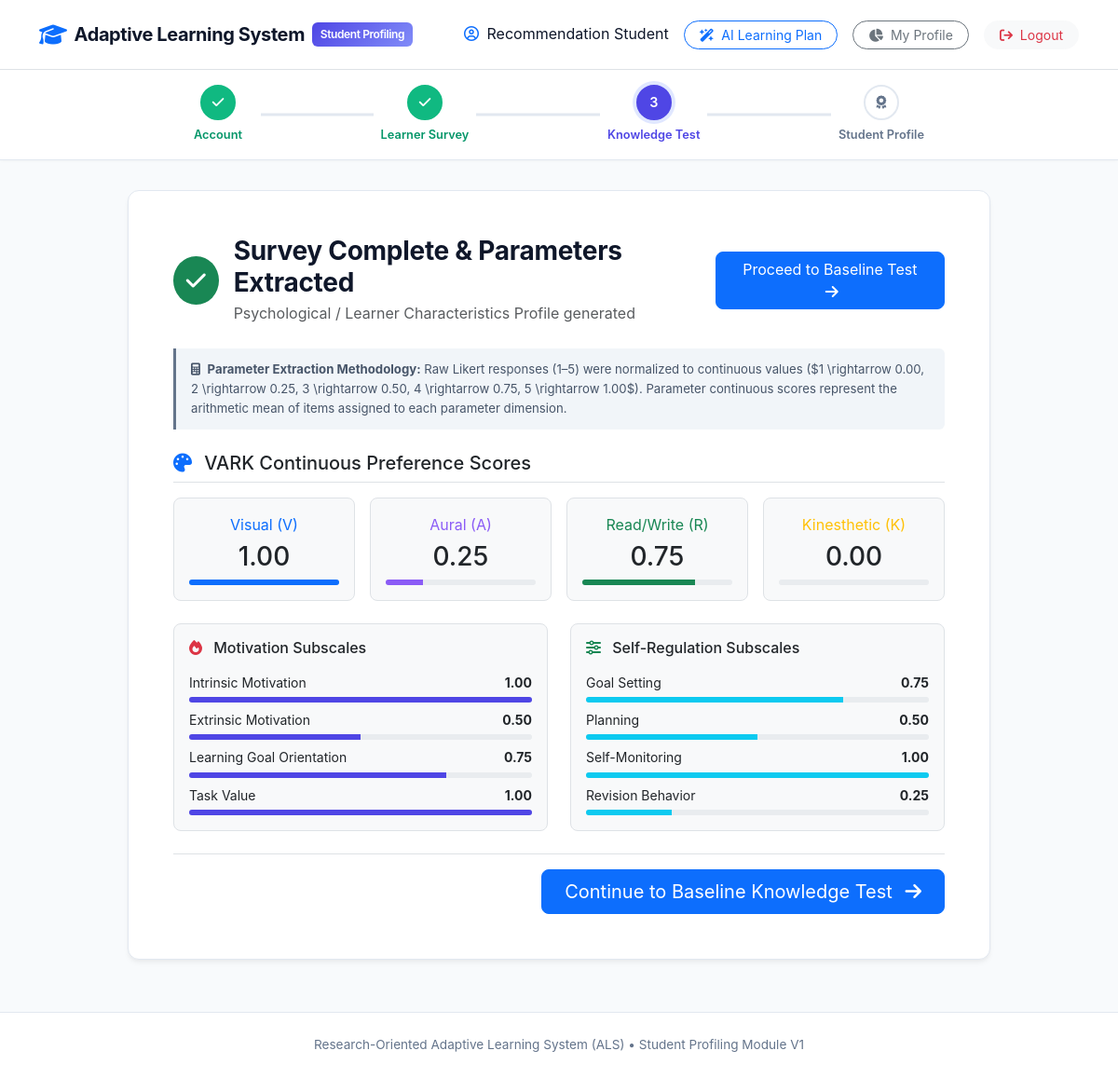
/survey/results (signed in), run on the app's committed database.
### tables this page shows
CREATE TABLE student_psychological_profile (
        student_id TEXT PRIMARY KEY,
        vark_visual REAL NOT NULL DEFAULT 0.0,
        vark_aural REAL NOT NULL DEFAULT 0.0,
        vark_read_write REAL NOT NULL DEFAULT 0.0,
        vark_kinesthetic REAL NOT NULL DEFAULT 0.0,
        intrinsic_motivation REAL NOT NULL DEFAULT 0.0,
        extrinsic_motivation REAL NOT NULL DEFAULT 0.0,
        learning_goal_orientation REAL NOT NULL DEFAULT 0.0,
        task_value REAL NOT NULL DEFAULT 0.0,
        goal_setting REAL NOT NULL DEFAULT 0.0,
        planning REAL NOT NULL DEFAULT 0.0,
        self_monitoring REAL NOT NULL DEFAULT 0.0,
        revision_behavior REAL NOT NULL DEFAULT 0.0,
        updated_at TIMESTAMP DEFAULT CURRENT_TIMESTAMP,
        FOREIGN KEY (student_id) REFERENCES students(student_id) ON DELETE CASCADE
    );

### app.py (the view)
@app.route('/survey/results')
@login_required
def survey_results():
    student_id = session['student_id']
    conn = get_db()
    cursor = conn.cursor()
    cursor.execute("SELECT * FROM student_psychological_profile WHERE student_id = ?;", (student_id,))
    profile = cursor.fetchone()
    conn.close()
    if not profile:
        flash("Please complete the survey first.", "warning")
        return redirect(url_for('survey'))
    return render_template('survey_results.html', profile=dict(profile))

### app.py (called while the page is built)
def login_required(f):
    from functools import wraps
    @wraps(f)
    def decorated_function(*args, **kwargs):
        if 'student_id' not in session:
            flash("Please log in to access this page.", "warning")
            return redirect(url_for('login'))
        return f(*args, **kwargs)
    return decorated_function

@app.context_processor
def inject_step():
    return dict(current_step=session.get('current_step', 'intro'))

### db.py (called while the page is built)
def get_db():
    conn = sqlite3.connect(DB_PATH, timeout=30.0)
    conn.row_factory = sqlite3.Row
    conn.execute("PRAGMA foreign_keys = ON;")
    conn.execute("PRAGMA journal_mode = WAL;")
    return conn

### templates/survey_results.html (shortened to what this page needs)
{% extends "layout.html" %}
{% block content %}
<div class="row justify-content-center py-2">
    <div class="col-lg-10">
        <div class="card card-custom p-4 p-md-5 mb-4">
            <div class="d-flex align-items-center justify-content-between mb-4">
                <div class="d-flex align-items-center">
                    <div class="bg-success text-white rounded-circle d-flex align-items-center justify-content-center me-3" style="width: 52px; height: 52px;">
                        <i class="fa-solid fa-check fs-4"></i>
                    </div>
                    <div>
                        <h3 class="section-title mb-1">Survey Complete & Parameters Extracted</h3>
                        <p class="text-muted mb-0">Psychological / Learner Characteristics Profile generated</p>
                    </div>
                </div>
                <a href="{{ url_for('test') }}" class="btn btn-primary rounded-3 px-4">
                    Proceed to Baseline Test <i class="fa-solid fa-arrow-right ms-1"></i>
                </a>
            </div>
            <div class="derivation-callout mb-4">
                <i class="fa-solid fa-calculator me-1"></i>
                <strong>Parameter Extraction Methodology:</strong> Raw Likert responses (1–5) were normalized to continuous values ($1 \rightarrow 0.00, 2 \rightarrow 0.25, 3 \rightarrow 0.50, 4 \rightarrow 0.75, 5 \rightarrow 1.00$). Parameter continuous scores represent the arithmetic mean of items assigned to each parameter dimension.
            </div>
            <h5 class="font-weight-bold text-slate-800 border-bottom pb-2 mb-3">
                <i class="fa-solid fa-palette text-primary me-2"></i> VARK Continuous Preference Scores
            </h5>
            <div class="row g-3 mb-4">
                <div class="col-sm-6 col-md-3">
                    <div class="p-3 border rounded-3 text-center bg-light">
                        <div class="text-primary font-weight-bold mb-1">Visual (V)</div>
                        <h3 class="font-weight-bold text-slate-800 mb-2">{{ "%.2f"|format(profile.vark_visual) }}</h3>
                        <div class="progress" style="height: 6px;">
                            <div class="progress-bar bg-primary" role="progressbar" style="width: {{ profile.vark_visual * 100 }}%"></div>
                        </div>
                    </div>
                </div>
                <div class="col-sm-6 col-md-3">
                    <div class="p-3 border rounded-3 text-center bg-light">
                        <div class="text-purple font-weight-bold mb-1" style="color: #8b5cf6;">Aural (A)</div>
                        <h3 class="font-weight-bold text-slate-800 mb-2">{{ "%.2f"|format(profile.vark_aural) }}</h3>
                        <div class="progress" style="height: 6px;">
                            <div class="progress-bar" role="progressbar" style="width: {{ profile.vark_aural * 100 }}%; background-color: #8b5cf6;"></div>
                        </div>
                    </div>
                </div>
                <div class="col-sm-6 col-md-3">
                    <div class="p-3 border rounded-3 text-center bg-light">
                        <div class="text-success font-weight-bold mb-1">Read/Write (R)</div>
                        <h3 class="font-weight-bold text-slate-800 mb-2">{{ "%.2f"|format(profile.vark_read_write) }}</h3>
                        <div class="progress" style="height: 6px;">
                            <div class="progress-bar bg-success" role="progressbar" style="width: {{ profile.vark_read_write * 100 }}%"></div>
                        </div>
                    </div>
                </div>
                <div class="col-sm-6 col-md-3">
                    <div class="p-3 border rounded-3 text-center bg-light">
                        <div class="text-warning font-weight-bold mb-1">Kinesthetic (K)</div>
                        <h3 class="font-weight-bold text-slate-800 mb-2">{{ "%.2f"|format(profile.vark_kinesthetic) }}</h3>
                        <div class="progress" style="height: 6px;">
                        </div>
                    </div>
                </div>
            </div>
            <div class="row g-4 mb-4">
                <div class="col-md-6">
                    <div class="border rounded-3 p-3 bg-light h-100">
                        <h6 class="font-weight-bold mb-3"><i class="fa-solid fa-fire text-danger me-2"></i> Motivation Subscales</h6>
                        <div class="mb-2">
                            <div class="d-flex justify-content-between small mb-1">
                                <span>Intrinsic Motivation</span>
                                <strong>{{ "%.2f"|format(profile.intrinsic_motivation) }}</strong>
                            </div>
                            <div class="progress" style="height: 6px;"><div class="progress-bar bg-indigo" style="width: {{ profile.intrinsic_motivation * 100 }}%; background-color: #4f46e5;"></div></div>
                        </div>
                        <div class="mb-2">
                            <div class="d-flex justify-content-between small mb-1">
                                <span>Extrinsic Motivation</span>
                                <strong>{{ "%.2f"|format(profile.extrinsic_motivation) }}</strong>
                            </div>
                            <div class="progress" style="height: 6px;"><div class="progress-bar bg-indigo" style="width: {{ profile.extrinsic_motivation * 100 }}%; background-color: #4f46e5;"></div></div>
                        </div>
                        <div class="mb-2">
                            <div class="d-flex justify-content-between small mb-1">
                                <span>Learning Goal Orientation</span>
                                <strong>{{ "%.2f"|format(profile.learning_goal_orientation) }}</strong>
                            </div>
                            <div class="progress" style="height: 6px;"><div class="progress-bar bg-indigo" style="width: {{ profile.learning_goal_orientation * 100 }}%; background-color: #4f46e5;"></div></div>
                        </div>
                        <div>
                            <div class="d-flex justify-content-between small mb-1">
                                <span>Task Value</span>
                                <strong>{{ "%.2f"|format(profile.task_value) }}</strong>
                            </div>
                            <div class="progress" style="height: 6px;"><div class="progress-bar bg-indigo" style="width: {{ profile.task_value * 100 }}%; background-color: #4f46e5;"></div></div>
                        </div>
                    </div>
                </div>
                <div class="col-md-6">
                    <div class="border rounded-3 p-3 bg-light h-100">
                        <h6 class="font-weight-bold mb-3"><i class="fa-solid fa-sliders text-success me-2"></i> Self-Regulation Subscales</h6>
                        <div class="mb-2">
                            <div class="d-flex justify-content-between small mb-1">
                                <span>Goal Setting</span>
                                <strong>{{ "%.2f"|format(profile.goal_setting) }}</strong>
                            </div>
                            <div class="progress" style="height: 6px;"><div class="progress-bar bg-info" style="width: {{ profile.goal_setting * 100 }}%;"></div></div>
                        </div>
                        <div class="mb-2">
                            <div class="d-flex justify-content-between small mb-1">
                                <span>Planning</span>
                                <strong>{{ "%.2f"|format(profile.planning) }}</strong>
                            </div>
                            <div class="progress" style="height: 6px;"><div class="progress-bar bg-info" style="width: {{ profile.planning * 100 }}%;"></div></div>
                        </div>
                        <div class="mb-2">
                            <div class="d-flex justify-content-between small mb-1">
                                <span>Self-Monitoring</span>
                                <strong>{{ "%.2f"|format(profile.self_monitoring) }}</strong>
                            </div>
                            <div class="progress" style="height: 6px;"><div class="progress-bar bg-info" style="width: {{ profile.self_monitoring * 100 }}%;"></div></div>
                        </div>
                        <div>
                            <div class="d-flex justify-content-between small mb-1">
                                <span>Revision Behavior</span>
                                <strong>{{ "%.2f"|format(profile.revision_behavior) }}</strong>
                            </div>
                            <div class="progress" style="height: 6px;"><div class="progress-bar bg-info" style="width: {{ profile.revision_behavior * 100 }}%;"></div></div>
                        </div>
                    </div>
                </div>
            </div>
            <div class="d-flex justify-content-end border-top pt-3">
                <a href="{{ url_for('test') }}" class="btn btn-primary btn-lg rounded-3 px-4">
                    Continue to Baseline Knowledge Test <i class="fa-solid fa-arrow-right ms-2"></i>
                </a>
            </div>
        </div>
    </div>
</div>
{% endblock %}

### static/css/style.css (style rules this page uses)
:root { --primary: #4f46e5; --primary-hover: #4338ca; --primary-light: #e0e7ff; --dark: #0f172a; --slate-700: #334155; --slate-600: #475569; --slate-500: #64748b; --slate-200: #e2e8f0; --slate-100: #f1f5f9; --bg-main: #f8fafc; --card-bg: #ffffff; --vark-visual: #3b82f6; --vark-aural: #8b5cf6; --vark-readwrite: #10b981; --vark-kinesthetic: #f59e0b; --font-sans: 'Inter', -apple-system, BlinkMacSystemFont, "Segoe UI", Roboto, "Helvetica Neue", Arial, sans-serif; }
body { background-color: var(--bg-main); color: var(--dark); font-family: var(--font-sans); line-height: 1.6; min-height: 100vh; display: flex; flex-direction: column; }
.card-custom { background: #ffffff; border: 1px solid var(--slate-200); border-radius: 0.75rem; box-shadow: 0 4px 6px -1px rgba(0, 0, 0, 0.05), 0 2px 4px -1px rgba(0, 0, 0, 0.03); transition: transform 0.15s ease, box-shadow 0.15s ease; }
.section-title { font-weight: 700; color: var(--dark); letter-spacing: -0.01em; }
.derivation-callout { background-color: #f1f5f9; border-left: 3px solid var(--slate-500); padding: 0.75rem 1rem; border-radius: 0 0.375rem 0.375rem 0; font-size: 0.825rem; color: var(--slate-600); }

### data on the page
student_psychological_profile: vark_visual "1.00", vark_aural "0.25", vark_read_write "0.75", vark_kinesthetic "0.00", intrinsic_motivation "1.00", extrinsic_motivation "0.50", learning_goal_orientation "0.75", task_value "1.00", goal_setting "0.75", planning "0.50", self_monitoring "1.00", revision_behavior "0.25"

### other printed values
{{ session.get('student_name') }} "Recommendation Student"
